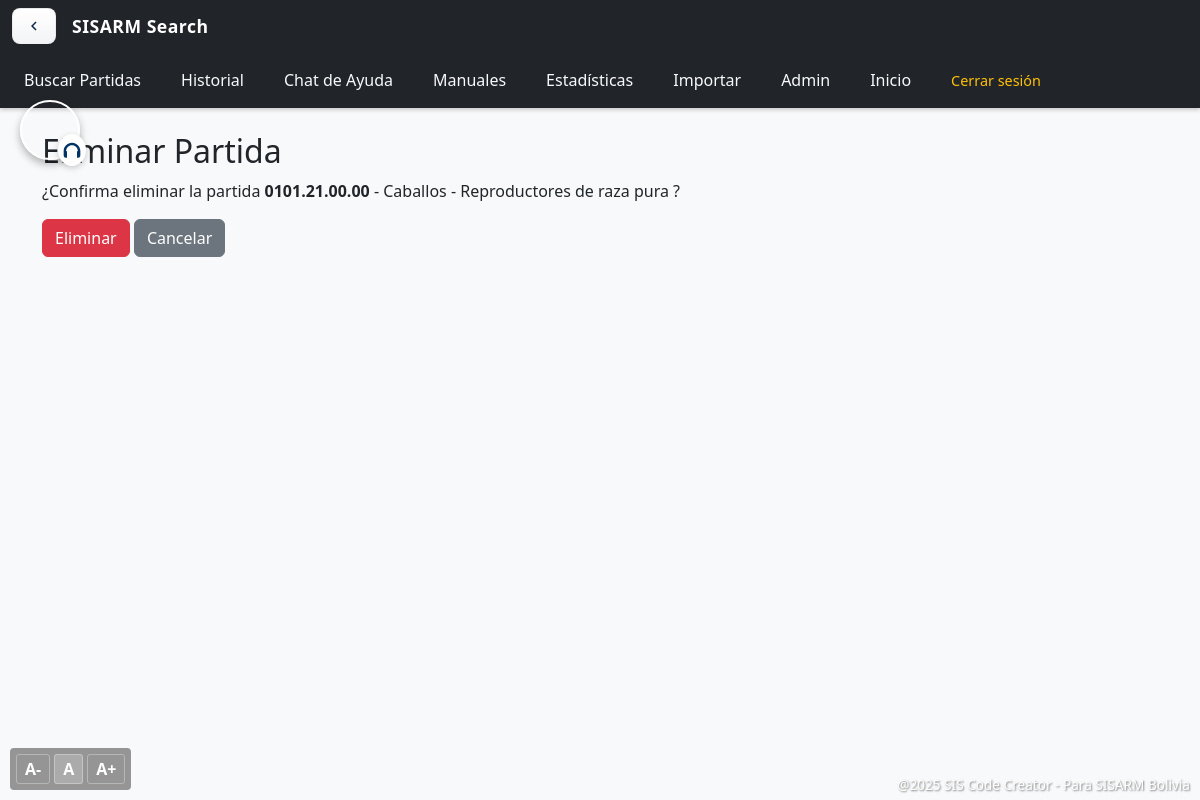
/administrador/partidas/2070/eliminar/ (signed in), run on the app's committed database.
### partidas/models.py (models this page shows, shortened)
class PartidaArancelaria(models.Model):
    capitulo = models.CharField(max_length=200, default="Sin datos")
    partida = models.CharField(max_length=10, default="Sin datos")
    subpartida = models.CharField(max_length=10, default="Sin datos")
    codigo = models.CharField(max_length=50, default="Sin datos")
    descripcion = models.TextField(default="Sin datos")
    gravamen = models.CharField(max_length=50, default="Sin datos")
    ice_iehd = models.CharField(max_length=50, default="Sin datos")
    unidad_medida = models.CharField(max_length=50, default="Sin datos")
    despacho_frontera = models.CharField(max_length=50, default="Sin datos")
    tipo_documento = models.CharField(max_length=50, default="Sin datos")
    entidad_emite = models.CharField(max_length=100, default="Sin datos")
    disp_legal = models.TextField(default="Sin datos")
    can_ace36_ace47_ven = models.CharField(max_length=50, default="Sin datos")
    ace22_chi_prot = models.CharField(max_length=50, default="Sin datos")
    ace66_mexico = models.CharField(max_length=50, default="Sin datos")
    permisos = models.TextField(default="Sin datos")
    subpartidas = models.TextField(default="Sin datos")
    referencia_legal = models.TextField(default="Sin datos")
    updated_at = models.DateTimeField(auto_now=True, null=True, blank=True)

### partidas/decorators.py (the view)
        def _wrapped_view(request, *args, **kwargs):
            if not request.user.is_authenticated:
                from django.urls import reverse
                return redirect(reverse('login'))
            if request.user.is_superuser:
                return view_func(request, *args, **kwargs)
            if request.user.rol and request.user.rol.nombre == nombre_rol:
                return view_func(request, *args, **kwargs)
            raise PermissionDenied

### partidas/context_processors.py (called while the page is built, shortened)
def license_info(request):
    ctx = {
        'licencia_dias_restantes': None,
        'licencia_estado': None,
        'licencia_fecha_fin': None,
    }
    try:
        if request.user.is_authenticated:
            from .models import LicenciaTemporal
            licencia = LicenciaTemporal.objects.filter(usuario=request.user, estado=True).order_by('-fecha_fin').first()
    except Exception:
        pass
    return ctx

### partidas/views.py (called while the page is built, shortened)
@rol_requerido('Administrador')
def eliminar_partida(request, partida_id):
    partida = get_object_or_404(PartidaArancelaria, pk=partida_id)
    return render(request, 'partidas/partida_confirm_delete.html', {'partida': partida})

### partidas/templates/partidas/partida_confirm_delete.html (shortened to what this page needs)
{% extends 'partidas/base.html' %}
{% block content %}
<h2>Eliminar Partida</h2>
<p>¿Confirma eliminar la partida <strong>{{ partida.codigo }}</strong> - {{ partida.descripcion|truncatechars:80 }} ?</p>
<form method="post">
    <button class="btn btn-danger" type="submit">Eliminar</button>
    <a class="btn btn-secondary" href="{% url 'panel_partidas' %}">Cancelar</a>
</form>
{% endblock %}

### data on the page
PartidaArancelaria: codigo "0101.21.00.00", descripcion "Caballos - Reproductores de raza pura"
